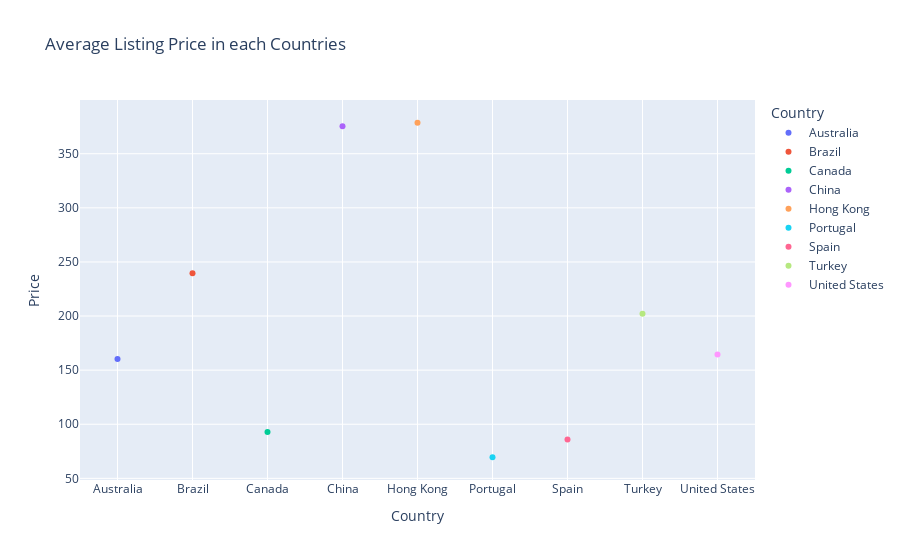

The cell this chart's notebook holds for it:
### Code cell
fig = px.scatter(data_frame=Avg_neighbourhood_price,
                   x = 'Country', y='Price',
                   color = 'Country',
                   opacity = 1,
                   title='Average Listing Price in each Countries')
fig.show()

### Figure 1 — Plotly figure (JSON) as saved in the notebook; plotly's stock layout.template omitted (floating-point values rounded to 4 significant figures)
{"data": [{"hovertemplate": "Country=%{x}<br>Price=%{y}<extra></extra>", "legendgroup": "Australia", "marker": {"color": "#636efa", "opacity": 1, "symbol": "circle"}, "mode": "markers", "name": "Australia", "orientation": "v", "showlegend": true, "type": "scatter", "x": ["Australia"], "xaxis": "x", "y": [160.3], "yaxis": "y"}, {"hovertemplate": "Country=%{x}<br>Price=%{y}<extra></extra>", "legendgroup": "Brazil", "marker": {"color": "#EF553B", "opacity": 1, "symbol": "circle"}, "mode": "markers", "name": "Brazil", "orientation": "v", "showlegend": true, "type": "scatter", "x": ["Brazil"], "xaxis": "x", "y": [239.6], "yaxis": "y"}, {"hovertemplate": "Country=%{x}<br>Price=%{y}<extra></extra>", "legendgroup": "Canada", "marker": {"color": "#00cc96", "opacity": 1, "symbol": "circle"}, "mode": "markers", "name": "Canada", "orientation": "v", "showlegend": true, "type": "scatter", "x": ["Canada"], "xaxis": "x", "y": [92.75], "yaxis": "y"}, {"hovertemplate": "Country=%{x}<br>Price=%{y}<extra></extra>", "legendgroup": "China", "marker": {"color": "#ab63fa", "opacity": 1, "symbol": "circle"}, "mode": "markers", "name": "China", "orientation": "v", "showlegend": true, "type": "scatter", "x": ["China"], "xaxis": "x", "y": [375.5], "yaxis": "y"}, {"hovertemplate": "Country=%{x}<br>Price=%{y}<extra></extra>", "legendgroup": "Hong Kong", "marker": {"color": "#FFA15A", "opacity": 1, "symbol": "circle"}, "mode": "markers", "name": "Hong Kong", "orientation": "v", "showlegend": true, "type": "scatter", "x": ["Hong Kong"], "xaxis": "x", "y": [378.6], "yaxis": "y"}, {"hovertemplate": "Country=%{x}<br>Price=%{y}<extra></extra>", "legendgroup": "Portugal", "marker": {"color": "#19d3f3", "opacity": 1, "symbol": "circle"}, "mode": "markers", "name": "Portugal", "orientation": "v", "showlegend": true, "type": "scatter", "x": ["Portugal"], "xaxis": "x", "y": [69.5], "yaxis": "y"}, {"hovertemplate": "Country=%{x}<br>Price=%{y}<extra></extra>", "legendgroup": "Spain", "marker": {"color": "#FF6692", "opacity": 1, "symbol": "circle"}, "mode": "markers", "name": "Spain", "orientation": "v", "showlegend": true, "type": "scatter", "x": ["Spain"], "xaxis": "x", "y": [85.93], "yaxis": "y"}, {"hovertemplate": "Country=%{x}<br>Price=%{y}<extra></extra>", "legendgroup": "Turkey", "marker": {"color": "#B6E880", "opacity": 1, "symbol": "circle"}, "mode": "markers", "name": "Turkey", "orientation": "v", "showlegend": true, "type": "scatter", "x": ["Turkey"], "xaxis": "x", "y": [202.0], "yaxis": "y"}, {"hovertemplate": "Country=%{x}<br>Price=%{y}<extra></extra>", "legendgroup": "United States", "marker": {"color": "#FF97FF", "opacity": 1, "symbol": "circle"}, "mode": "markers", "name": "United States", "orientation": "v", "showlegend": true, "type": "scatter", "x": ["United States"], "xaxis": "x", "y": [164.4], "yaxis": "y"}], "layout": {"legend": {"title": {"text": "Country"}, "tracegroupgap": 0}, "title": {"text": "Average Listing Price in each Countries"}, "xaxis": {"anchor": "y", "categoryarray": ["Australia", "Brazil", "Canada", "China", "Hong Kong", "Portugal", "Spain", "Turkey", "United States"], "categoryorder": "array", "domain": [0, 1], "title": {"text": "Country"}}, "yaxis": {"anchor": "x", "domain": [0, 1], "title": {"text": "Price"}}}}
